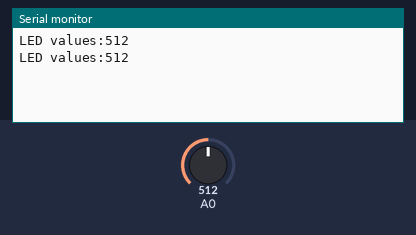
The sketch below on a simulated Arduino Uno, built with avr-gcc and run on an emulated ATmega328P. Parts: the last lines printed to the serial monitor. The inputs (shaded band) are chosen by the test bench; at power-on: A0 = 512.

Above: at 1.8 s.
1.9 s: A0 set to 716
At 2.6 s:
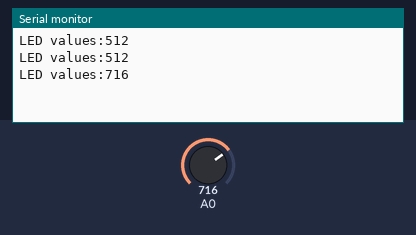
3.4 s: A0 set to 900
At 4.8 s:
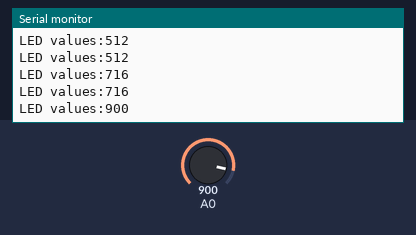
Timing chart, 0 to 6.4 s (numbered marks = the images above; inputs shaded):
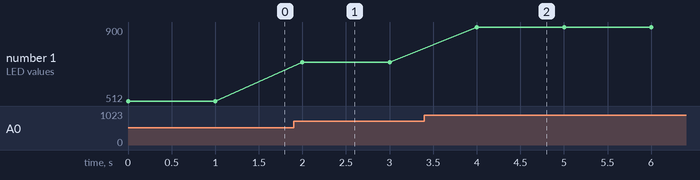

Measured:
- after the input at 1.9 s, the serial monitor: prints a new line after 0.10 s (image 1)
- after the input at 3.4 s, the serial monitor: prints a new line after 0.60 s (image 2)
- plotted number 1: 512 → 716 after the input at 1.9 s, 716 → 900 after the input at 3.4 s

The sketch:

LDR.ino
```cpp
void setup() {
  // put your setup code here, to run once:
  Serial.begin(9600);

}

void loop() {
  // put your main code here, to run repeatedly:
  int ldrvalue=analogRead(A0);
  Serial.print("LED values:");
  Serial.println(ldrvalue);
  delay(1000);

}
```
